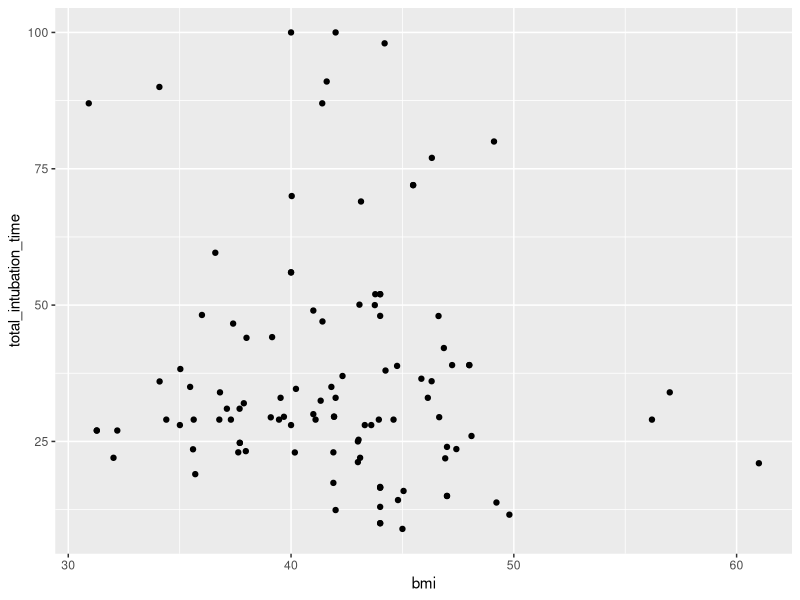
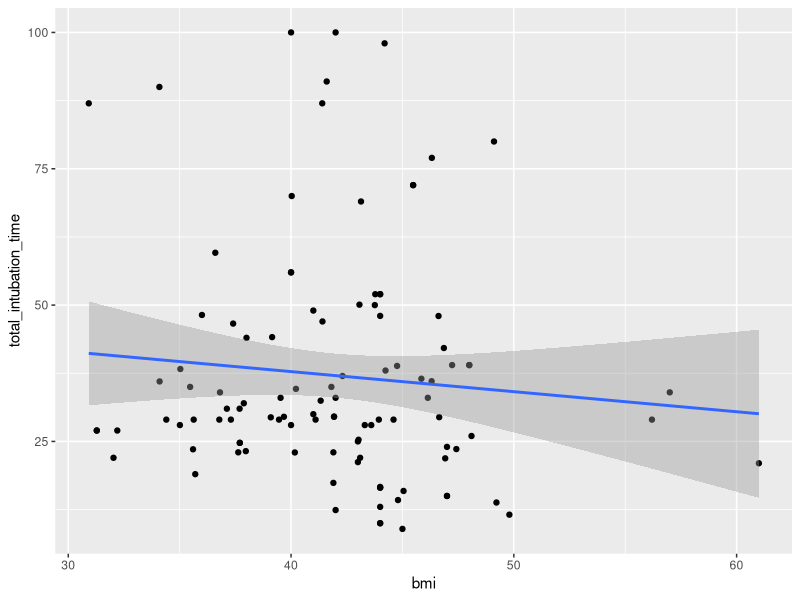
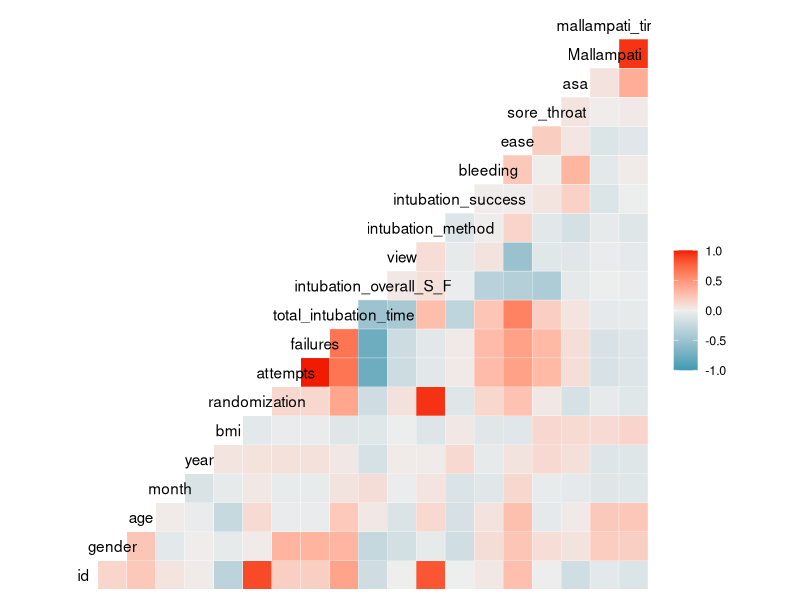
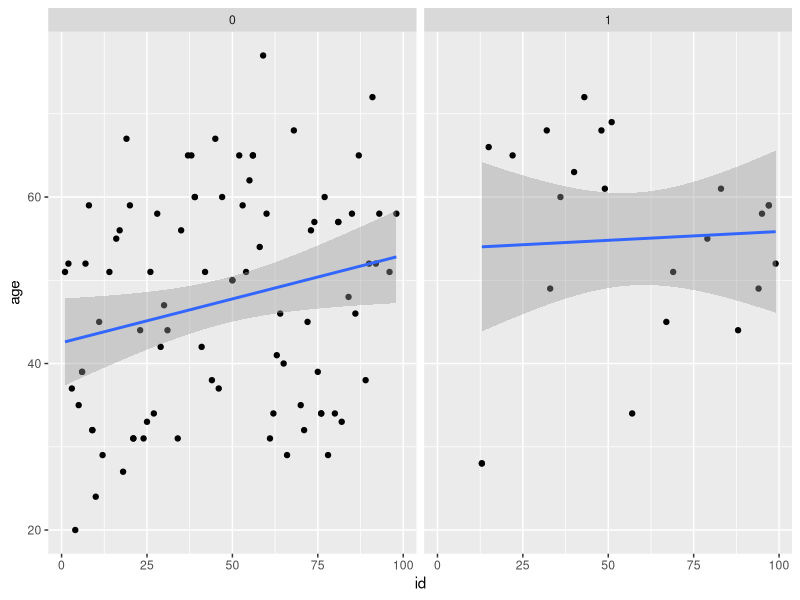

These charts were generated, in order, by the following R code:
## ---- chunk 1
library(tidyverse)
library(here)
library(GGally)
knitr::opts_chunk$set(echo = TRUE, warning = FALSE, message = FALSE)
myData <- read_delim(here("data", "dataset-exam-group7.txt"))
myData_columns <- read_delim(here("data", "dataset-exam-group7-columns.txt"))
## ---- chunk 2
glimpse(myData)
## ---- chunk 3
glimpse(myData_columns)
## ---- chunk 4
  plot(myData_columns %>% 
    ggplot(aes(x = bmi, y = total_intubation_time)) +
    geom_point())

## ---- chunk 5
plot(
  myData_columns %>% 
    ggplot(aes(x = bmi, y = total_intubation_time)) +
    geom_point() + 
    geom_smooth(method = "lm"))
## ---- chunk 6
t_test_result <-
  myData_columns %>%
    t.test(total_intubation_time~gender, data=.)
print(t_test_result)
## ---- chunk 7
  ggcorr(myData_columns)

## ---- chunk 8
  ggplot(data = myData_columns) +
  aes(
    x = id,
    y = age
  ) +
  geom_point() +
  facet_wrap(facets = vars(gender)) +
  geom_smooth(method = "lm")

## ---- chunk 9
 

## ---- chunk 10
sessionInfo()
